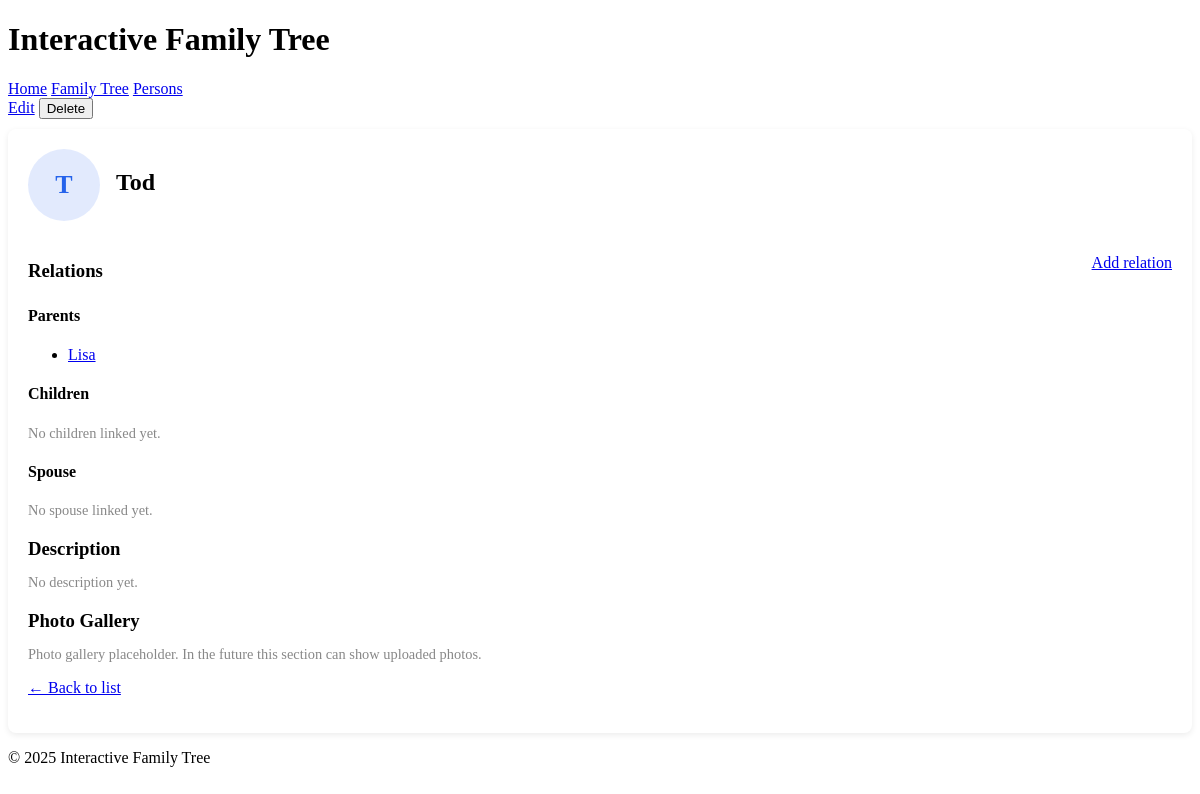
The page /persons/1 on the database its author committed.
### tables this page shows
CREATE TABLE persons (
    id INTEGER PRIMARY KEY AUTOINCREMENT,
    first_name TEXT NOT NULL,
    last_name TEXT,
    birth_date TEXT,
    death_date TEXT,
    gender TEXT,
    notes TEXT,
    created_at TEXT DEFAULT CURRENT_TIMESTAMP
);

### app.py (the view)
@app.route("/persons/<int:person_id>")
def person_detail(person_id):
    person = get_person(person_id)
    if person is None:
        return "Person not found", 404
    parents = get_parents(person_id)
    children = get_children(person_id)
    spouses = get_spouses(person_id)
    return render_template(
        "person_detail.html",
        person=person,
        parents=parents,
        children=children,
        spouses=spouses,
    )

### db.py (called while the page is built)
def get_db():
    conn = sqlite3.connect(DB_PATH)
    conn.row_factory = sqlite3.Row
    return conn

def get_person(person_id: int):
    conn = get_db()
    cur = conn.cursor()
    cur.execute("SELECT * FROM persons WHERE id = ?", (person_id,))
    row = cur.fetchone()
    conn.close()
    return row

def get_parents(person_id):
    conn = get_db()
    cur = conn.cursor()
    cur.execute(
        """
        SELECT p.*
        FROM persons p
        JOIN relationships r ON r.person_id = p.id
        WHERE r.relative_id = ? AND r.relation_type = 'parent'
        """,
        (person_id,)
    )
    rows = cur.fetchall()
    conn.close()
    return rows

def get_children(person_id):
    conn = get_db()
    cur = conn.cursor()
    cur.execute(
        """
        SELECT p.*
        FROM persons p
        JOIN relationships r ON r.relative_id = p.id
        WHERE r.person_id = ? AND r.relation_type = 'parent'
        """,
        (person_id,)
    )
    rows = cur.fetchall()
    conn.close()
    return rows

def get_spouses(person_id):
    conn = get_db()
    cur = conn.cursor()
    cur.execute(
        """
        SELECT DISTINCT p.*
        FROM persons p
        JOIN relationships r
          ON (
                (r.person_id = ? AND r.relative_id = p.id)
             OR (r.relative_id = ? AND r.person_id = p.id)
             )
        WHERE r.relation_type = 'spouse'
        """,
        (person_id, person_id)
    )
    rows = cur.fetchall()
    conn.close()
    return rows

### templates/person_detail.html (shortened to what this page needs)
{% extends "base.html" %}
{% block content %}
<div class="person-actions" style="margin-bottom: 10px;">
    <a href="{{ url_for('edit_person', person_id=person['id']) }}">Edit</a>
    <form action="{{ url_for('delete_person_route', person_id=person['id']) }}"
          method="post"
          style="display:inline;"
          onsubmit="return confirm('Delete this person?');">
        <button type="submit">Delete</button>
    </form>
</div>
<div class="person-detail">
    <div class="person-header">
        <div class="person-avatar">
            <span class="avatar-initials">
                {{ person["first_name"][0] }}{% if person["last_name"] %}{{ person["last_name"][0] }}{% endif %}
            </span>
        </div>
        <div class="person-main-info">
            <h2>{{ person["first_name"] }} {{ person["last_name"] or "" }}</h2>
        </div>
    </div>
    <div class="person-body">
        <section class="person-section">
            <div style="display: flex; justify-content: space-between; align-items: center;">
                <h3>Relations</h3>
                <a href="{{ url_for('add_relation', person_id=person['id']) }}">Add relation</a>
            </div>
            <h4>Parents</h4>
            {% if parents and parents|length > 0 %}
                <ul>
                {% for p in parents %}
                    <li>
                        <a href="{{ url_for('person_detail', person_id=p['id']) }}">
                            {{ p["first_name"] }} {{ p["last_name"] or "" }}
                        </a>
                    </li>
                {% endfor %}
                </ul>
            {% else %}
                <p class="muted">No parents linked yet.</p>
            {% endif %}
            <h4>Children</h4>
            {% if children and children|length > 0 %}
                <ul>
                {% for c in children %}
                    <li>
                        <a href="{{ url_for('person_detail', person_id=c['id']) }}">
                            {{ c["first_name"] }} {{ c["last_name"] or "" }}
                        </a>
                    </li>
                {% endfor %}
                </ul>
            {% else %}
                <p class="muted">No children linked yet.</p>
            {% endif %}
            <h4>Spouse</h4>
            {% if spouses and spouses|length > 0 %}
                <ul>
                {% for s in spouses %}
                    <li>
                        <a href="{{ url_for('person_detail', person_id=s['id']) }}">
                            {{ s["first_name"] }} {{ s["last_name"] or "" }}
                        </a>
                    </li>
                {% endfor %}
                </ul>
            {% else %}
                <p class="muted">No spouse linked yet.</p>
            {% endif %}
        </section>
        <section class="person-section">
            <h3>Description</h3>
            {% if person["notes"] %}
                <p>{{ person["notes"] }}</p>
            {% else %}
                <p class="muted">No description yet.</p>
            {% endif %}
        </section>
        <section class="person-section">
            <h3>Photo Gallery</h3>
            <p class="muted">
                Photo gallery placeholder. In the future this section can show uploaded photos.
            </p>
        </section>
    </div>
    <p>
        <a href="{{ url_for('persons') }}">← Back to list</a>
    </p>
</div>
{% endblock %}

### static/css/style.css (style rules this page uses)
.person-detail { background: #ffffff; padding: 20px; border-radius: 8px; box-shadow: 0 2px 6px rgba(0,0,0,0.08); }
.person-header { display: flex; align-items: center; gap: 16px; margin-bottom: 20px; }
.person-avatar { width: 72px; height: 72px; border-radius: 50%; background: #2563eb22; display: flex; align-items: center; justify-content: center; font-size: 26px; font-weight: bold; color: #2563eb; }
.person-main-info h2 { margin: 0 0 4px 0; }
.person-body { margin-top: 10px; }
.person-section { margin-bottom: 16px; }
.person-section h3 { margin-bottom: 4px; }
.muted { color: #888; font-size: 0.9rem; }

### rows shown on the page
persons: first_name "T", first_name "Tod"
persons: first_name "Lisa"
